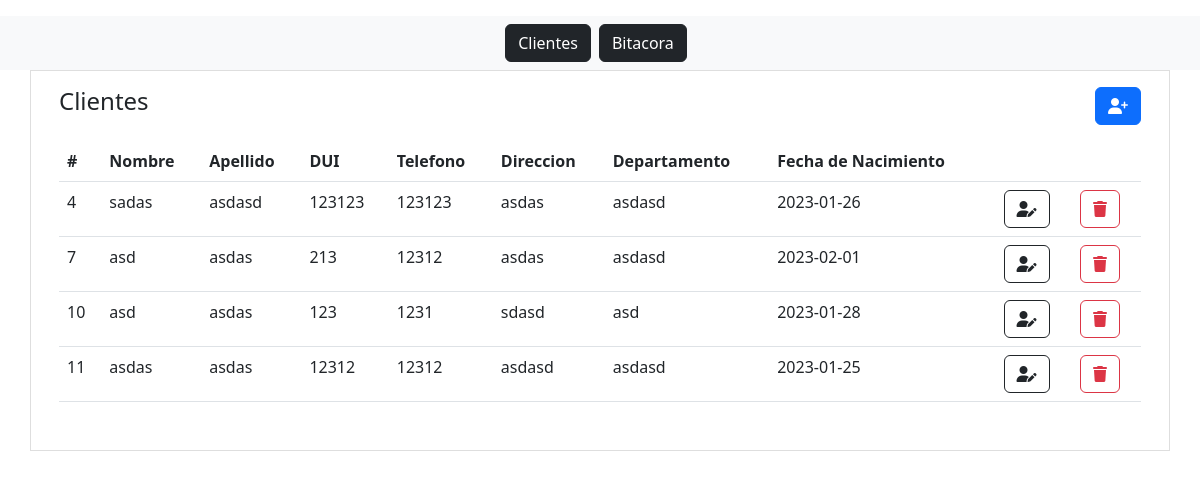
The page / on the database its author committed.
### tables this page shows
CREATE TABLE `clientes` (
  `ClienteID` int(11) NOT NULL,
  `Nombre` varchar(50) DEFAULT NULL,
  `Apellido` varchar(50) DEFAULT NULL,
  `DUI` varchar(15) DEFAULT NULL,
  `Telefono` varchar(8) DEFAULT NULL,
  `Direccion` text DEFAULT NULL,
  `Departamento` varchar(25) DEFAULT NULL,
  `FechaNacimiento` date DEFAULT NULL
);

### index.php (the view, shortened to what this page needs)
<?php
$db = new Database();
$con = $db->conectar();
$comando = $con->prepare("SELECT * FROM clientes");
$comando->execute();
$resultado = $comando->fetchAll(PDO::FETCH_ASSOC);
?>
<?php include "./header.php" ?>
<body class="py-3">
    <main class="container contenedor">
        <div class="p-3 rounded">
            <div class="row">
                <div class="col-12">
                    <h4>Clientes
                        <a href="nuevo.php" class="btn btn-primary float-right"><i class="fa-solid fa-user-plus"></i></a>
                    </h4>
                </div>
            </div>
            <div class="row py-3">
                <div class="col">
                    <table class="table table-border">
                        <thead>
                            <tr>
                                <th>#</th>
                                <th>Nombre</th>
                                <th>Apellido</th>
                                <th>DUI</th>
                                <th>Telefono</th>
                                <th>Direccion</th>
                                <th>Departamento</th>
                                <th>Fecha de Nacimiento</th>
                                <th></th>
                                <th></th>
                            </tr>
                        </thead>
                        <tbody>
                            <?php
                            foreach ($resultado as $row) {
                            ?>
                                <tr>
                                    <td><?php echo $row['ClienteID']; ?></td>
                                    <td><?php echo $row['Nombre']; ?></td>
                                    <td><?php echo $row['Apellido']; ?></td>
                                    <td><?php echo $row['DUI']; ?></td>
                                    <td><?php echo $row['Telefono']; ?></td>
                                    <td><?php echo $row['Direccion']; ?></td>
                                    <td><?php echo $row['Departamento']; ?></td>
                                    <td><?php echo $row['FechaNacimiento']; ?></td>
                                    <td><a href="editar.php?ClienteID=<?php echo $row['ClienteID']; ?>" class="btn btn-outline-dark"><i class="fa-solid fa-user-pen"></i></i></a></td>
                                    <td><a href="eliminar.php?ClienteID=<?php echo $row['ClienteID']; ?>" class="btn btn-outline-danger"><i class="fa-solid fa-trash"></i></a></td>
                                </tr>
                            <?php } ?>
                        </tbody>
                    </table>
                </div>
            </div>
        </div>
    </main>
</body>
</html>

### public/css/estilos.css (style rules this page uses)
body { background-color: #EAEAEA; }
.contenedor { border:1px solid #dedede; background-color: #fff; }
.float-right { float: right; }

### rows shown on the page
clientes: ClienteID "4", Nombre "sadas", Apellido "asdasd", DUI "123123", Telefono "123123", Direccion "asdas", Departamento "asdasd", FechaNacimiento "2023-01-26"
clientes: ClienteID "7", Nombre "asd", Apellido "asdas", DUI "213", Telefono "12312", Direccion "asdas", Departamento "asdasd", FechaNacimiento "2023-02-01"
clientes: ClienteID "10", Nombre "asd", Apellido "asdas", DUI "123", Telefono "1231", Direccion "sdasd", Departamento "asd", FechaNacimiento "2023-01-28"
clientes: ClienteID "11", Nombre "asdas", Apellido "asdas", DUI "12312", Telefono "12312", Direccion "asdasd", Departamento "asdasd", FechaNacimiento "2023-01-25"
